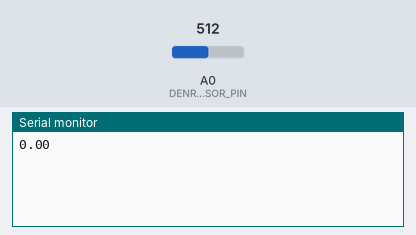
Bench run of a sketch on a simulated Arduino Uno, built with avr-gcc and run on an emulated ATmega328P. On the bench: the last lines printed to the serial monitor. The test bench sets the inputs (shaded band); at power-on: A0 (DENROMETER_ROTATION_SENSOR_PIN) = 512.

Above: at 1.2 s.
1.3 s: A0 (DENROMETER_ROTATION_SENSOR_PIN) set to 716
At 2.6 s:
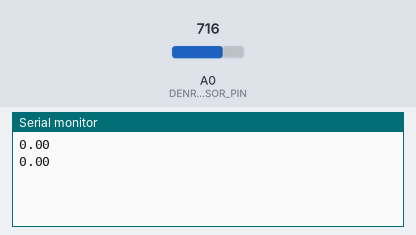
2.8 s: A0 (DENROMETER_ROTATION_SENSOR_PIN) set to 900
At 3.5 s:
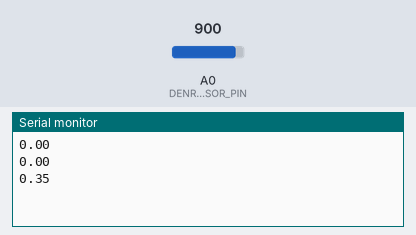
Timing chart, 0 to 5.8 s (numbered marks = the images above; inputs shaded):
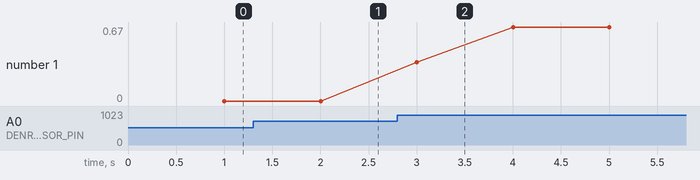

The sketch:

dendrometer.ino
```cpp
#include "src/dendrometer/config.h"
#include "src/dendrometer/sensor.h"
#include "src/dendrometer/transmitter.h"

float calibration_value = -1;
float calibration_voltage = -1;

/* Core logic */
void calibrate(float value) {
  calibration_value = value;
  calibration_voltage = read_sensor_voltage();
}

float calculate_distance() {
  float voltage = read_sensor_voltage();
  float distance = voltage_to_distance(voltage);
  return distance;
}

void send_to_receiver(float distance) {
  delay(1000); // delay for a second for manageable output
  send_through_transmitter(distance);
}

void setup() {
  #if DENDROMETER_TRANSMITTER == mock
  Serial.begin(9600);
  #endif
}

void loop() {
  float value;
  if (sensor_calibrate_wanted(&value)) {
    calibrate(value);
    return;
  }
  float distance = calculate_distance();
  send_to_receiver(distance);
}
```

sensor.cpp
```cpp
#include "config.h"
#include "sensor.h"
#include "Arduino.h"

extern float calibration_value, calibration_voltage;

// Map value to 0-5000mV
int map_value_to_5000(int sensor_value) {
  return map(sensor_value, 0, 1023, 0, 5000);
}

float read_sensor_voltage(void) {
  #if DENDROMETER_SENSOR == mock
  return 0.5;
  #elif DENDROMETER_SENSOR == rotation
  const int sensor_value = analogRead(DENROMETER_ROTATION_SENSOR_PIN);
  const int voltage = map_value_to_5000(sensor_value);
  return voltage/1000.0;
  #endif
}

float distance_to_degrees(float distance) {
  return distance/ROTATION_SENSOR_CIRCUMFERENCE*360;
}

// find what voltage corresponds to zero based on calibration
float find_voltage_for_zero() {
  if (calibration_value < 0) {
    Serial.print("ERROR: Sensor needs to be calibrated!");
    return -1;
  }
  const float calibration_degrees = distance_to_degrees(calibration_value);
  const float voltage_for_zero = calibration_voltage -
    calibration_degrees*ROTATION_SENSOR_VOLTS_PER_DEGREE;
  return voltage_for_zero;
}

// returns inches
float voltage_to_distance(float voltage) {
  #if DENDROMETER_SENSOR == mock
  return voltage*8;
  #elif DENDROMETER_SENSOR == rotation
  const float voltage_for_zero = find_voltage_for_zero();
  float degrees;
  degrees = (voltage - voltage_for_zero)/ROTATION_SENSOR_VOLTS_PER_DEGREE;
  const float inches_per_mm = 1/25.4;
  return degrees/360*2*PI*ROTATION_SENSOR_RADIUS*inches_per_mm;
  #endif
}

bool sensor_calibrate_wanted(float *value) {
  #if DENDROMETER_SENSOR == mock
  static bool wanted = true;
  if (wanted) {
    wanted = false;
    *value = 2;
    return true;
  }
  return wanted;
  #elif DENDROMETER_SENSOR == rotation
  // calibrate to zero at sketch start
  static bool wanted = true;
  if (wanted) {
    wanted = false;
    *value = 0;
    return true;
  }
  return wanted;
  #endif
}
```

sensor.h
```cpp
#ifndef DENDROMETER_SENSOR_H
#define DENDROMETER_SENSOR_H
float read_sensor_voltage(void);
float voltage_to_distance(float);
bool sensor_calibrate_wanted(float *);
#endif
```

transmitter.cpp
```cpp
#include "config.h"
#include "transmitter.h"
#if DENDROMETER_TRANSMITTER == mock
#include "Arduino.h"
#endif

void send_through_transmitter(float value) {
  #if DENDROMETER_TRANSMITTER == mock
  Serial.print(value);
  Serial.print("\n");
  #endif
}
```

transmitter.h
```cpp
#ifndef DENDROMETER_TRANSMITTER_H
#define DENDROMETER_TRANSMITTER_H
void send_through_transmitter(float);
#endif
```

config.h
```cpp
#ifndef DENDROMETER_CONFIG_H
#define DENDROMETER_CONFIG_H

/* Rotation sensor (DFR0058) info */
#define ROTATION_SENSOR_RADIUS 3.1
#define ROTATION_SENSOR_CIRCUMFERENCE (2*PI*ROTATION_SENSOR_RADIUS)
#define ROTATION_SENSOR_VOLTS_PER_DEGREE 0.002/3

/* Config option values */
#define mock     0
// https://wiki.dfrobot.com/Analog_Rotation_Sensor_V2__SKU__DFR0058_
#define rotation 1

/* Config options */
#define DENDROMETER_SENSOR rotation
#define DENDROMETER_TRANSMITTER mock
#define DENROMETER_ROTATION_SENSOR_PIN A0
#endif
```

Measured:
- plotted number 1: 0 → 0.67 after the input at 2.8 s
